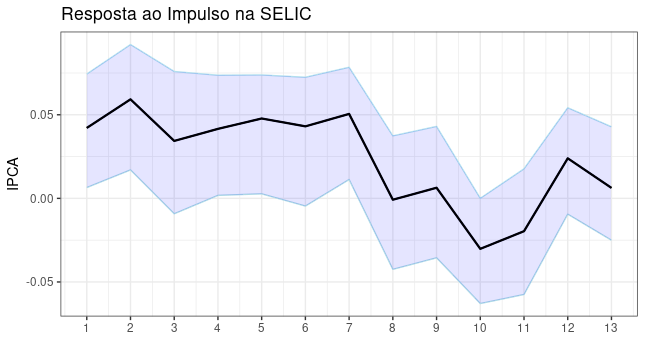

This figure's R source:
source("functions.R")
library(GetBCBData)
library(lubridate)
library(tidyverse)
library(tsibble)
library(forecast)
library(ggplot2)
library(vars)
library(timetk)
## importing -------------

# PIB mensal - Valores correntes - R$ milhões (BCB)
# Taxa de juros - Selic acumulada no mês anualizada base 252 - % a.a.
# Índice Nacional de Preços ao Consumidor Amplo (IPCA) - % a.m.
df_bcb <- GetBCBData::gbcbd_get_series(
  id = c(
    "pib_mensal" = 4380,
    "selic" = 4189,
    "ipca" = 433
  ),
  first.date = lubridate::ymd("2003-12-01"),
  use.memoise = FALSE
) %>%
  tidyr::pivot_wider(
    id_cols = "ref.date",
    names_from = "series.name",
    values_from = "value"
  ) %>%
  dplyr::rename("date" = "ref.date") %>%
  dplyr::mutate(date = tsibble::yearmonth(.data$date))

## visualize ------------------------
df_bcb %>%
  mutate(date = as.Date(date)) %>%
  pivot_longer(cols = pib_mensal:cambio) %>%
  plot_time_series(
  .date_var = date,
  .value = value,
  .facet_vars = name,
  .facet_ncol = 2
  )


## diff --------------
vars_ndiffs <- df_bcb %>%
  dplyr::select(-"date") %>%
  report_ndiffs()

vars_ndiffs

df_bcb %<>%
  dplyr::mutate(
    dplyr::across(
      .cols = vars_ndiffs$variable[vars_ndiffs$ndiffs > 0],
      .fns = ~tsibble::difference(
        x = .x,
        differences = vars_ndiffs$ndiffs[vars_ndiffs$variable == dplyr::cur_column()]
      )
    )
  ) %>%
  tidyr::drop_na()

df_bcb

## graph ---------------
df_bcb %>%
  mutate(date = as.Date(date)) %>%
  pivot_longer(cols = pib_mensal:ipca) %>%
  plot_time_series(
    .date_var = date,
    .value = value,
    .facet_vars = name,
    .facet_ncol = 3
  )

# VAR ----------------
### Estimar nlags ----------------------
lags_var <- vars::VARselect(
  y = df_bcb[-1],
  lag.max = 12,
  type = "const"
)
lags_var
### Estimar modelo VAR---------------
fit_var <- VAR(
  y = df_bcb[-1],
  p = lags_var$selection["AIC(n)"],
  type = "const",
  lag.max = 12,
  ic = "AIC"
)
fit_var

irf_var <- irf(
  x = fit_var,
  impulse = "selic",
  response = "ipca",
  n.ahead = 12
)
irf_var

plot(irf_var)

lags = 1:13

df_irf <- data.frame(irf = irf_var$irf,
                     lower = irf_var$Lower, upper = irf_var$Upper,
                     lags = lags)

colnames(df_irf) <- c('irf', 'lower', 'upper', 'lags')
ggplot(data = df_irf,aes(x=lags,y=irf)) +
  geom_line(aes(y = upper), colour = 'lightblue2') +
  geom_line(aes(y = lower), colour = 'lightblue')+
  geom_line(aes(y = irf), linewidth=.8)+
  geom_ribbon(aes(x=lags, ymax=upper,
                  ymin=lower),
              fill="blue", alpha=.1) +
  xlab("") + ylab("IPCA") +
  ggtitle("Resposta ao Impulso na SELIC") +
  theme(axis.title.x=element_blank(),
        axis.text.x=element_blank(),
        axis.ticks.x=element_blank(),
        plot.margin = unit(c(2,10,2,10), "mm"))+
  geom_line(colour = 'black')+
  scale_x_continuous(breaks=number_ticks(13))+
  theme_bw()

### avaliar -------------------------
# residuo --------------
serial.test(fit_var, lags.pt = 12, type  = "PT.asymptotic")
serial.test(fit_var, lags.pt = 12, type  = "PT.adjusted")
serial.test(fit_var, lags.pt = 12, type  = "BG")
serial.test(fit_var, lags.pt = 12, type  = "ES")
normality.test(fit_var)
arch.test(fit_var, lags.multi = 12)
# decomposição da variância ------------
fevd.fit <- fevd(fit_var)
fevd.fit$pib_mensal
fevd.fit$selic
fevd.fit$ipca
